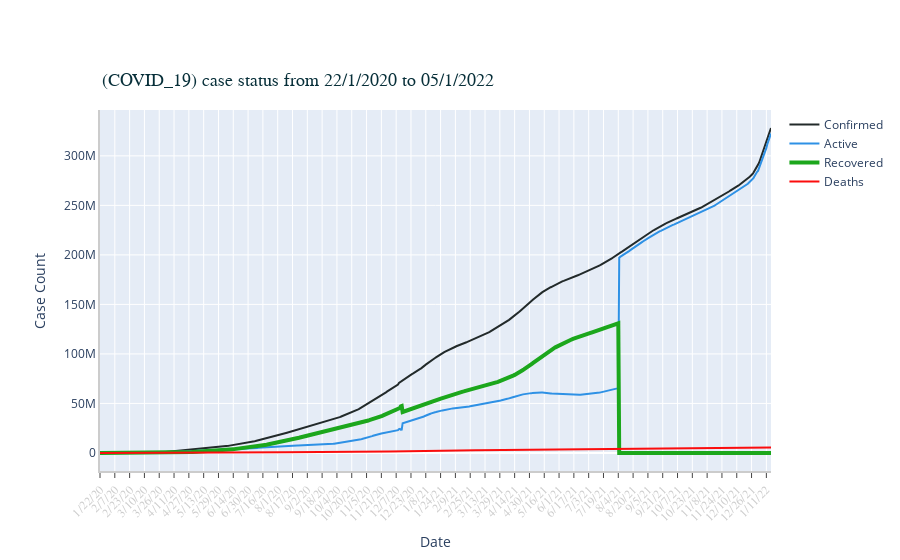

The code cell stored with this chart in its notebook:
### Code cell
#with death cases
ts_array=[confirmed_agg_ts,active_agg_ts,recovered_agg_ts, death_agg_ts]
labels = ['Confirmed','Active','Recovered','Deaths']
colors = [color_arr[5],color_arr[0], color_arr[2], color_arr[3]]
mode_size = [8,8,12,8]
line_size = [2,2,4,2]

#without death
#ts_array=[death_agg_ts,active_agg_ts]
#labels = ['Deaths','Active']
#colors = [color_arr[5],color_arr[0], color_arr[2]]
#mode_size = [4,10]
#line_size = [2,3,4]
# Calling the draw plot function defined above
fig_2 = draw_plot(
                ts_array=ts_array,
                ts_label=labels,
                title = "(COVID_19) case status from 22/1/2020 to 05/1/2022",
                colors=colors,
                mode_size=mode_size,
                line_size=line_size,
                x_axis_title = "Date",
                y_axis_title = "Case Count",
                tickangle = 315,
                yaxis_type = "",
                additional_annotations=[]
                )

fig_2.show()

### Figure 1 — Plotly figure (JSON) as saved in the notebook; plotly's stock layout.template omitted (floating-point values rounded to 4 significant figures; data arrays with more than 128 entries replaced by an {"elided": "..."} marker saying what was removed)
{"data": [{"connectgaps": true, "line": {"color": "#222A2A", "width": 2}, "name": "Confirmed", "type": "scatter", "x": {"elided": "726 str values"}, "y": {"elided": "726 int values"}}, {"connectgaps": true, "line": {"color": "#2E91E5", "width": 2}, "name": "Active", "type": "scatter", "x": {"elided": "726 str values"}, "y": {"elided": "726 int values"}}, {"connectgaps": true, "line": {"color": "#1CA71C", "width": 4}, "name": "Recovered", "type": "scatter", "x": {"elided": "726 str values"}, "y": {"elided": "726 int values"}}, {"connectgaps": true, "line": {"color": "#FB0D0D", "width": 2}, "name": "Deaths", "type": "scatter", "x": {"elided": "726 str values"}, "y": {"elided": "726 int values"}}], "layout": {"annotations": [{"font": {"color": "#072F39", "family": "Times new roman", "size": 18}, "showarrow": false, "text": "(COVID_19) case status from 22/1/2020 to 05/1/2022", "x": 0, "xanchor": "left", "xref": "paper", "y": 1.05, "yanchor": "bottom", "yref": "paper"}], "autosize": true, "margin": {"autoexpand": true, "l": 100, "r": 20, "t": 110}, "showlegend": true, "xaxis": {"linecolor": "rgb(204,204,204)", "linewidth": 2, "showgrid": true, "showline": true, "showticklabels": true, "tickangle": -45, "tickfont": {"color": "rgb(204,204,204)", "family": "Times new roman", "size": 12}, "ticks": "outside", "title": {"text": "Date"}}, "yaxis": {"linecolor": "rgb(204,204,204)", "linewidth": 2, "showgrid": true, "showline": true, "showticklabels": true, "title": {"text": "Case Count"}}}}
